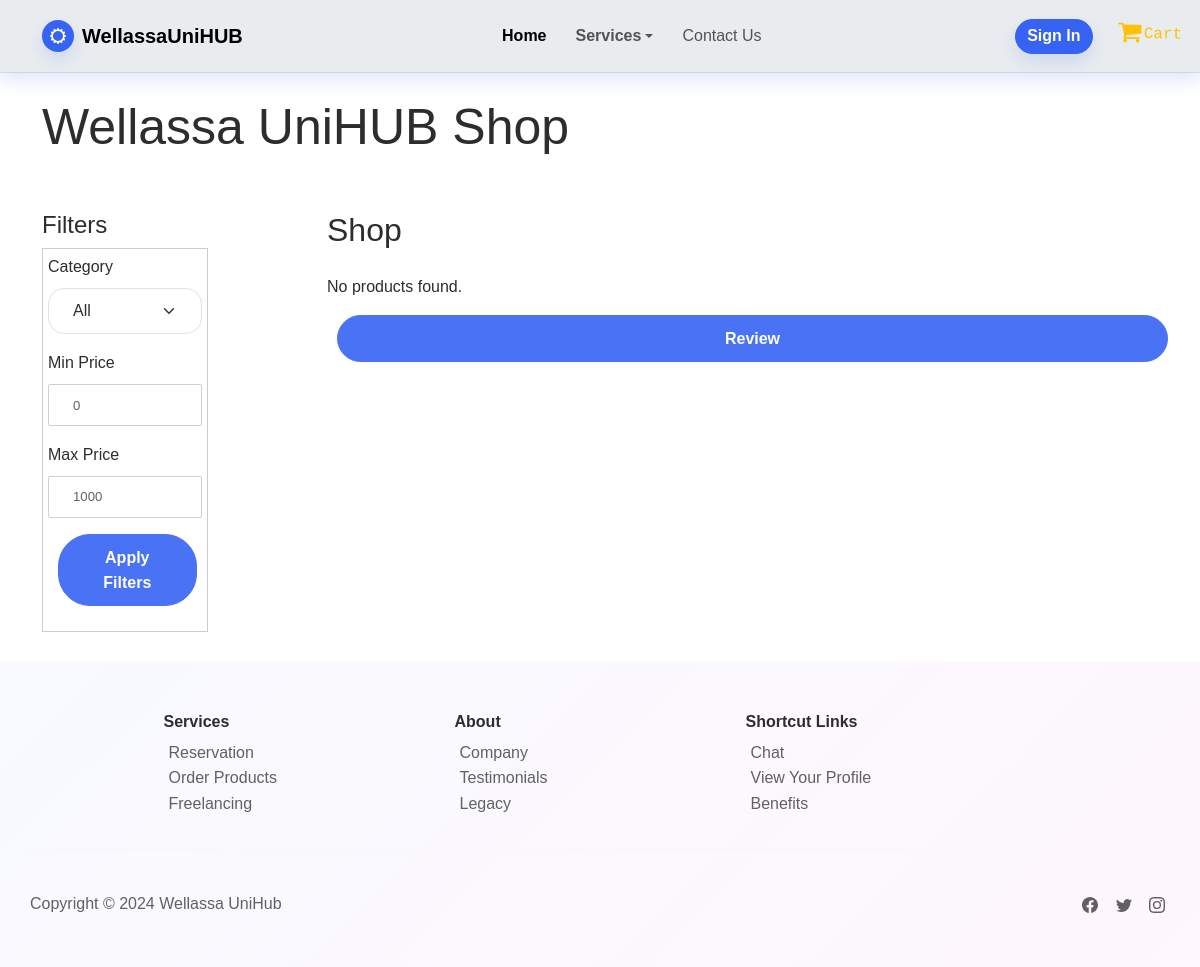
Page /shop.php?category=camping on the earlier database version.
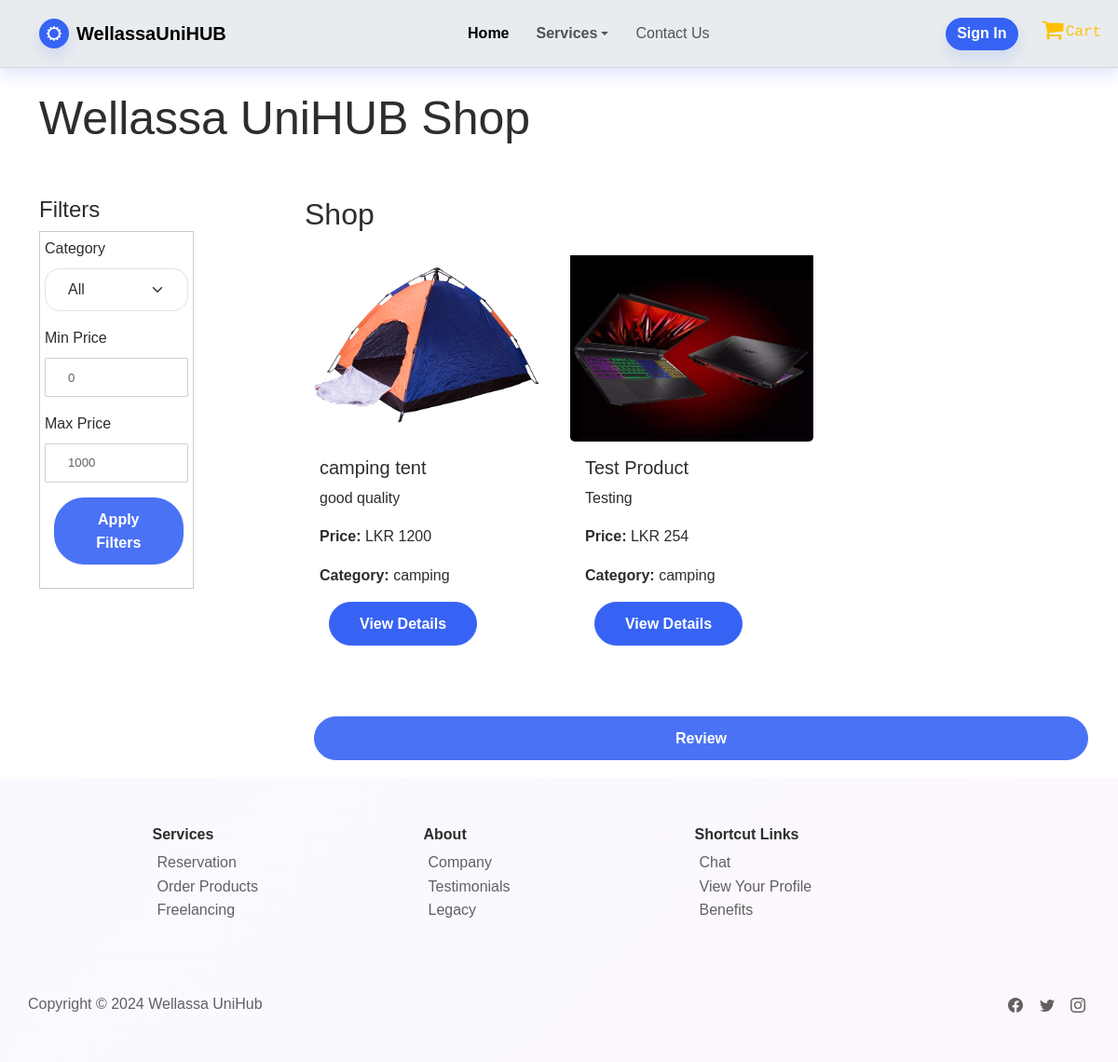
Same page on the later database version.
### tables this page shows
CREATE TABLE `product` (
  `product_id` int(50) NOT NULL,
  `name` varchar(255) NOT NULL,
  `price` double NOT NULL,
  `quantity` int(11) NOT NULL,
  `description` text NOT NULL,
  `category` text NOT NULL,
  `provider_id` varchar(50) NOT NULL,
  `image_path` varchar(255) DEFAULT NULL
);

### shop.php (the view, shortened to what this page needs)
<?php
class Product
{
    private $conn;
    public function __construct($db)
    {
        $this->conn = $db;
    }
    public function getProducts($category = null, $min_price = null, $max_price = null)
    {
        $query = "SELECT * FROM product WHERE 1=1";
        if ($category) {
            $query .= " AND category = ?";
        }
        $stmt = $this->conn->prepare($query);
        $params = [];
        $types = '';
        if ($category) {
            $params[] = $category;
            $types .= 's';
        }
        if (!empty($params)) {
            $stmt->bind_param($types, ...$params);
        }
        $stmt->execute();
        $result = $stmt->get_result();
        return $result->fetch_all(MYSQLI_ASSOC);
    }
}
$db = new DbConnection();
$conn = $db->getConnection();
$category = isset($_GET['category']) ? $_GET['category'] : null;
$min_price = isset($_GET['min_price']) ? $_GET['min_price'] : null;
$max_price = isset($_GET['max_price']) ? $_GET['max_price'] : null;
$product = new Product($conn);
$products = $product->getProducts($category, $min_price, $max_price);
?>
<!DOCTYPE html>
<html lang="en">
<head>
    <link rel="stylesheet" href="assets/bootstrap/css/bootstrap.min.css" />
    <link rel="stylesheet" href="https://cdnjs.cloudflare.com/ajax/libs/font-awesome/4.7.0/css/font-awesome.min.css" />
    <link rel="stylesheet" href="assets/css/styles.min.css" />
    <link rel="stylesheet" href="https://cdn.jsdelivr.net/npm/daterangepicker/daterangepicker.css" />
</head>
<body>
<?php
    if (isset($_SESSION['user_name'])) {
        include './navbar2.php';
    } else {
        include './navbar.php';
    }
    ?>
    <div class="container mt-4">
        <div class="row">
            <div class="col-12">
                <h1 class="mb-4">Wellassa UniHUB Shop</h1>
            </div>
        </div>
        <div class="row filter-container">
            <div class="col-md-2">
                <h4>Filters</h4>
                <form action="" method="GET" class="filter-form" style="padding: 5px;">
                    <div class="mb-3">
                        <label for="category" class="form-label">Category</label>
                        <select class="form-select" id="category" name="category">
                            <option value="">All</option>
                        </select>
                    </div>
                    <div class="mb-3">
                        <label for="min_price" class="form-label">Min Price</label>
                        <input type="number" class="form-control" id="min_price" name="min_price" placeholder="0" min="0">
                    </div>
                    <div class="mb-3">
                        <label for="max_price" class="form-label">Max Price</label>
                        <input type="number" class="form-control" id="max_price" name="max_price" placeholder="1000" min="0">
                    </div>
                    <button type="submit" class="btn btn-primary" style="width:90%;">Apply Filters</button>
                </form>
            </div>
            <div class="col-md-9 offset-md-1">
                <h2 class="mb-4">Shop</h2>
                <div class="row">
                    <?php if (empty($products)) : ?>
                        <p>No products found.</p>
                    <?php else : ?>
                        <?php foreach ($products as $product) : ?>
                            <div class="col-md-4 mb-4">
                                <div class="card h-100">
                                    <img src=".<?php echo htmlspecialchars($product['image_path']); ?>" class="card-img-top" alt="Product Image">
                                    <div class="card-body">
                                        <h5 class="card-title"><?php echo htmlspecialchars($product['name']); ?></h5>
                                        <p class="card-text"><?php echo htmlspecialchars($product['description']); ?></p>
                                        <p class="card-text"><strong>Price:</strong> LKR <?php echo htmlspecialchars($product['price']); ?></p>
                                        <p class="card-text"><strong>Category:</strong> <?php echo htmlspecialchars($product['category']); ?></p>
                                        <a href="view_product.php?id=<?php echo htmlspecialchars($product['product_id']); ?>" class="btn btn-primary">View Details</a>
                                    </div>
                                </div>
                            </div>
                        <?php endforeach; ?>
                    <?php endif; ?>
                </div>
                <a href="feedback.php"><button class="btn btn-primary">Review</button></a>
            </div>
        </div>
    </div>
    <?php
    include './footer.php';
    ?>
</body>
</html>

### navbar.php (shortened to what this page needs)
<nav class="navbar navbar-expand-md sticky-top text-nowrap shadow visible navbar-shrink py-3 navbar-light"
    id="mainNav"
    style="background: url(&quot;https://cdn.bootstrapstudio.io/placeholders/1400x800.png&quot;), var(--bs-secondary-bg);height: 73.2px;"
    data-bs-smooth-scroll="true">
    <div class="container">
        <span class="bs-icon-sm bs-icon-circle bs-icon-primary shadow d-flex justify-content-center align-items-center me-2 bs-icon">
        </span>
        <a class="navbar-brand d-flex align-items-center">
            <span>WellassaUniHUB</span>
        </a>
        <div class="collapse navbar-collapse" id="navcol-1">
            <ul class="navbar-nav mx-auto">
                <li class="nav-item"><a class="nav-link active" href="index.php">Home</a></li>
                <li class="nav-item dropdown" style="margin: 0px;padding: -1px;">
                    <a class="dropdown-toggle nav-link d-lg-flex align-items-lg-center" aria-expanded="false" data-bs-toggle="dropdown"
                    target="_blank" style="margin: -1px;padding: 9px;font-weight: bold;color: rgba(0,0,0,0.65);">Services</a>
                </li>
                <li class="nav-item">
                    <a class="nav-link" href="index.php#contact">Contact Us</a>
                </li>
            </ul>
            <a class="btn btn-primary shadow" role="button" href="login.php"
            style="height: 35px;padding: 3px 10px;margin: 10px -10px 10px 10px;width: 78px;border-radius: 59px;">Sign In</a>
            <a class="font-monospace link-warning border-white d-inline-block float-end d-lg-flex align-items-lg-center pull-right"
            role="button" href="./shopping-cart.php"
            style="padding: 1px;padding-left: 11px;margin: 0px;margin-left: 7px;margin-right: 5px;margin-bottom: 3px;
            padding-bottom: 7px;padding-top: 7px;padding-right: 12px;margin-top: 1px;transform: translate(24px) rotate(1deg) scale(1);
            box-shadow: 0px 0px;height: 31.6px;width: 63.2px;text-align: left;position: static;">
            <i class="fa fa-shopping-cart" style="width: 27.2px;height: 33px;margin: -9px;padding: 2px;font-size: 25px;"></i>&nbsp;Cart
            </a>
        </div>
    </div>
</nav>

### footer.php (shortened to what this page needs)
<footer class="bg-primary-gradient" style="height: auto; margin: 0px; padding: 2px;">
    <div class="container py-4 py-lg-5" style="height: auto; padding: 0px;">
        <div class="row justify-content-center">
            <div class="col-sm-4 col-md-3 text-center text-lg-start d-flex flex-column" style="height: auto; margin: 0px; padding: 0px;" >
                <h3 class="fs-6 fw-bold">Services</h3>
                <ul class="list-unstyled">
                    <li><a href="Reservations.php">Reservation</a></li><br>
                    <li><a href="shop.php">Order Products</a></li><br>
                    <li><a href="freelance.php">Freelancing</a></li>
                </ul>
            </div>
            <div class="col-sm-4 col-md-3 text-center text-lg-start d-flex flex-column" style="height: auto; margin: 0px; padding: 0px;">
                <h3 class="fs-6 fw-bold">About</h3>
                <ul class="list-unstyled">
                    <li><a href="#">Company</a></li><br>
                    <li><a href="index.php#Testimonials">Testimonials</a></li><br>
                    <li><a href="#">Legacy</a></li>
                </ul>
            </div>
            <div class="col-sm-4 col-md-3 text-center text-lg-start d-flex flex-column" style="height: auto; margin: 0px; padding: 0px;">
                <h3 class="fs-6 fw-bold">Shortcut Links</h3>
                <ul class="list-unstyled">
                    <li><a href="Chat.html">Chat</a></li><br>
                    <li><a href="user_profile.php">View Your Profile</a></li><br>
                    <li><a href="#">Benefits</a></li>
                </ul>
            </div>
        </div>
        <hr>
        <div class="text-muted d-flex justify-content-between align-items-center pt-3" style="height: auto; margin: 0px; padding: 0px;">
            <p class="mb-0">Copyright © 2024 Wellassa UniHub</p>
            <ul class="list-inline mb-0">
                <li class="list-inline-item">
                    <a href="#" aria-label="Facebook">
                    </a>
                </li>
                <li class="list-inline-item">
                    <a href="#" aria-label="Twitter">
                    </a>
                </li>
                <li class="list-inline-item">
                    <a href="#" aria-label="Instagram">
                    </a>
                </li>
            </ul>
        </div>
    </div>
</footer>

### shop.php (style rules this page uses)
.card-img-top { object-fit: cover; height: 200px; }
.filter-container { margin-top: 30px; }
.filter-form { margin-bottom: 30px; }

Differences in the rows shown:
added product: image_path (picture), name "camping tent", description "good quality", price "1200", category "camping"
added product: image_path (picture), name "Test Product", description "Testing", price "254", category "camping"
Other differences:
text no longer shown: "No products found."
